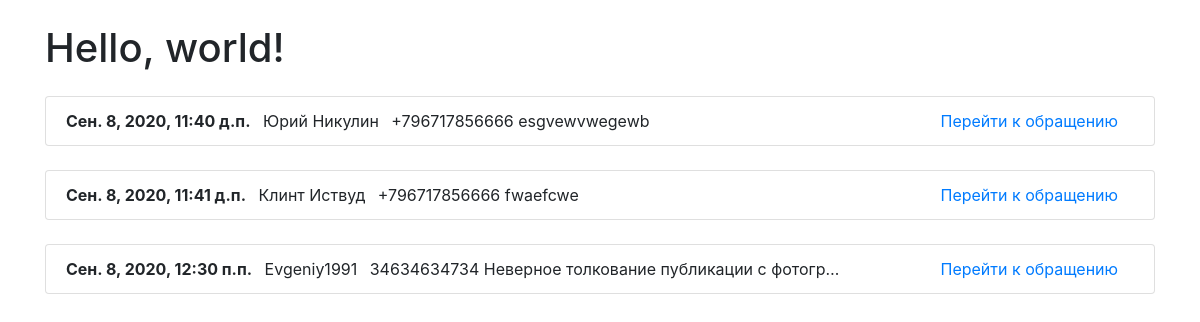
The page /cl/ on the database its author committed.
### crisis_line/models.py (models this page shows, shortened)
class Case(models.Model):
    create_date = models.DateTimeField(auto_now=True, verbose_name='Дата обращения')
    name = models.CharField(max_length=50, verbose_name='Имя обратившейся')
    phone = models.CharField(max_length=30, verbose_name='Телефон обратившейся')
    email = models.EmailField()
    description = models.TextField("Описание обращения")
    nko = models.ForeignKey(Nko, on_delete=models.SET_NULL, null=True)
    class Meta:
        verbose_name='Обращение'
        verbose_name_plural='обращения'

### crisis_line/views.py (the view)
# urls.py: path("", views.home, name='home'),
def home(request):
    list_cases = Case.objects.all()
    context = {
        'list_cases': list_cases
    }
    template = 'index.html'
    return render(request, template, context)

### crisis_line/templates/index.html (shortened to what this page needs)
<!doctype html>
<html lang="en">
  <head>
    <link rel="stylesheet" href="https://stackpath.bootstrapcdn.com/bootstrap/4.5.2/css/bootstrap.min.css">
  </head>
  <body>
    <div class="container mt-4">
      <h1>Hello, world!</h1>
      {% for case in list_cases %}
          <ul class="list-group mt-4">
            <li class="list-group-item">
              <b>{{ case.create_date }}</b>
                 <span class="m-2">{{ case.name }}</span>
                 <span>{{ case.phone }}</span>
                 <span>{{ case.description|truncatechars:"40" }}</span>
                 <span class="float-right mr-3"><a href="{% url 'detail' case.id %}">Перейти к обращению</a></span>
            </li>
          </ul>
      {% endfor %}
    </div>
  </body>
</html>

### rows shown on the page
Case: create_date "Сен. 8, 2020, 11:40 д.п.", name "Юрий Никулин", phone "+796717856666", description "esgvewvwegewb"
Case: create_date "Сен. 8, 2020, 11:41 д.п.", name "Клинт Иствуд", phone "+796717856666", description "fwaefcwe"
Case: create_date "Сен. 8, 2020, 12:30 п.п.", name "Evgeniy1991", phone "34634634734", description "Неверное толкование публикации с фотогр…"
